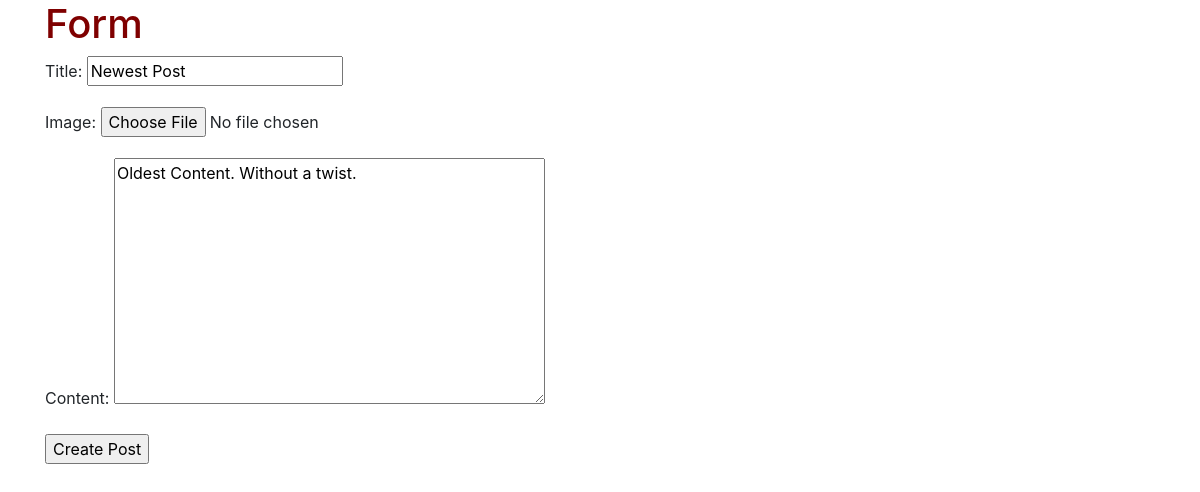
/posts/2/edit/ (signed in), run on an earlier commit of the app's database.
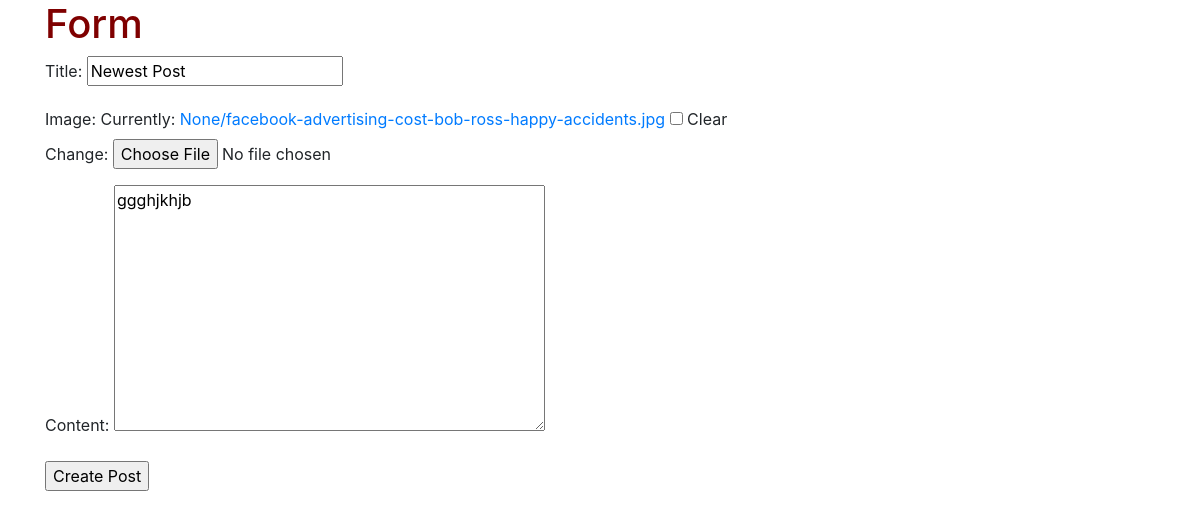
And on a later commit of the database.
### posts/models.py (models this page shows, shortened)
class Post(models.Model):
    user = models.ForeignKey(settings.AUTH_USER_MODEL, default=1, on_delete=models.CASCADE)
    title = models.CharField(max_length=120)
    slug = models.SlugField(unique=True)
    image = models.FileField(upload_to=upload_location, null=True, blank=True)
    height_field = models.IntegerField(default=0)
    width_field = models.IntegerField(default=0)
    content = models.TextField()
    draft = models.BooleanField(default=False)
    publish = models.DateField(auto_now=True, auto_now_add=False)
    updated = models.DateTimeField(auto_now=True, auto_now_add=False)
    timestamp = models.DateTimeField(auto_now=False, auto_now_add=True)
    class Meta:
        ordering = ["-timestamp", "-updated"]

### posts/views.py (the view)
# urls.py: path('<int:id>/edit/', posts_update, name='update'),
def posts_update(request, id=None):
    if not request.user.is_staff or not request.user.is_superuser:
        raise Http404
    instance = get_object_or_404(Post, id=id)
    form = PostForm(request.POST or None, request.FILES or None, instance=instance)
    if form.is_valid():
        instance = form.save(commit=False)
        instance.save()
        messages.success(request, "Successfully Updated")
        return HttpResponseRedirect(instance.get_absolute_url())
    context = {
        "title": instance.title,
        "instance": instance,
        "form": form,
    }
    return render(request, "post_form.html", context)

### posts/forms.py
class PostForm(forms.ModelForm):
    class Meta:
        model = Post
        fields = [
            "title",
            "image",
            "content",
        ]

### templates/post_form.html (shortened to what this page needs)
{% extends "base.html" %}
{% block content %}
<h1>Form</h1>
<form method='POST' action='' enctype='multipart/form-data'>{% csrf_token %}
  {{ form.as_p }}
  <input type='submit' value='Create Post' />
</form>
{% endblock content %}

### templates/base.html (shortened to what this page needs)
{% load staticfiles %}
<html>
  <head>
      <link rel="stylesheet" href="https://stackpath.bootstrapcdn.com/bootstrap/4.1.2/css/bootstrap.min.css">
      <link rel='stylesheet' href='{% static "css/base.css" %}' />
  </head>
  <body>
    <div class="container">
    {% block content %}
    {% endblock content %}
  </div>
  </body>
</html>

### static/css/base.css (style rules this page uses)
h1 { color: #7f0000; }

What changed in the data, as far as the page shows it:
changed Post "Newest Post": content "Oldest Content. Without a twist." → "ggghjkhjb"
Also different on the page:
form field as_p: (not shown) → "☐"
text no longer shown: "Title: Image: Content:"
text now shown: "Title: Image: Currently: None/facebook-advertising-cost-bob-ross-happy-accidents.jpg Clear Change: Content:"
